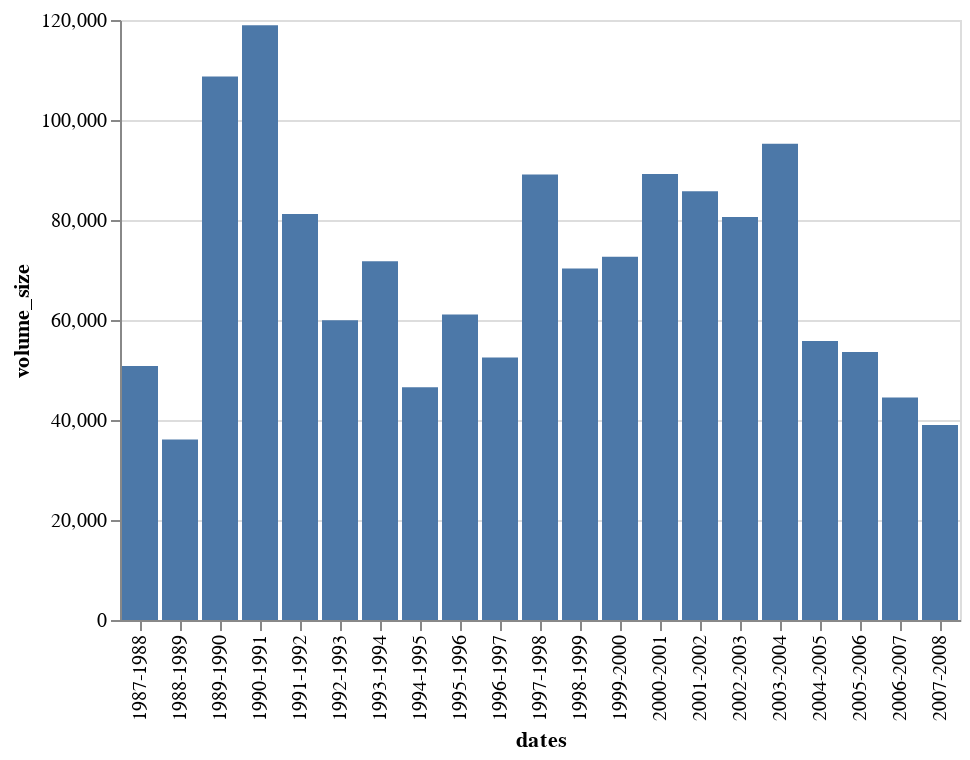

The code cell stored with this chart in its notebook:
### Code cell
volume_size_chart

### Figure 1 — Vega-Lite specification as saved in the notebook (floating-point values rounded to 4 significant figures)
{"$schema": "https://vega.github.io/schema/vega-lite/v4.17.0.json", "config": {"view": {"continuousHeight": 300, "continuousWidth": 400}}, "data": {"name": "data-1e15d74eb6def15db201971b62569be1"}, "datasets": {"data-1e15d74eb6def15db201971b62569be1": [{"dates": "1987-1988", "volume_size": 50794}, {"dates": "1988-1989", "volume_size": 36109}, {"dates": "1989-1990", "volume_size": 108695}, {"dates": "1990-1991", "volume_size": 118929}, {"dates": "1991-1992", "volume_size": 81193}, {"dates": "1992-1993", "volume_size": 59957}, {"dates": "1993-1994", "volume_size": 71763}, {"dates": "1994-1995", "volume_size": 46569}, {"dates": "1995-1996", "volume_size": 61076}, {"dates": "1996-1997", "volume_size": 52506}, {"dates": "1997-1998", "volume_size": 89100}, {"dates": "1998-1999", "volume_size": 70304}, {"dates": "1999-2000", "volume_size": 72668}, {"dates": "2000-2001", "volume_size": 89197}, {"dates": "2001-2002", "volume_size": 85729}, {"dates": "2002-2003", "volume_size": 80580}, {"dates": "2003-2004", "volume_size": 95265}, {"dates": "2004-2005", "volume_size": 55776}, {"dates": "2005-2006", "volume_size": 53619}, {"dates": "2006-2007", "volume_size": 44493}, {"dates": "2007-2008", "volume_size": 38994}]}, "encoding": {"x": {"field": "dates", "type": "nominal"}, "y": {"field": "volume_size", "type": "quantitative"}}, "mark": "bar"}
